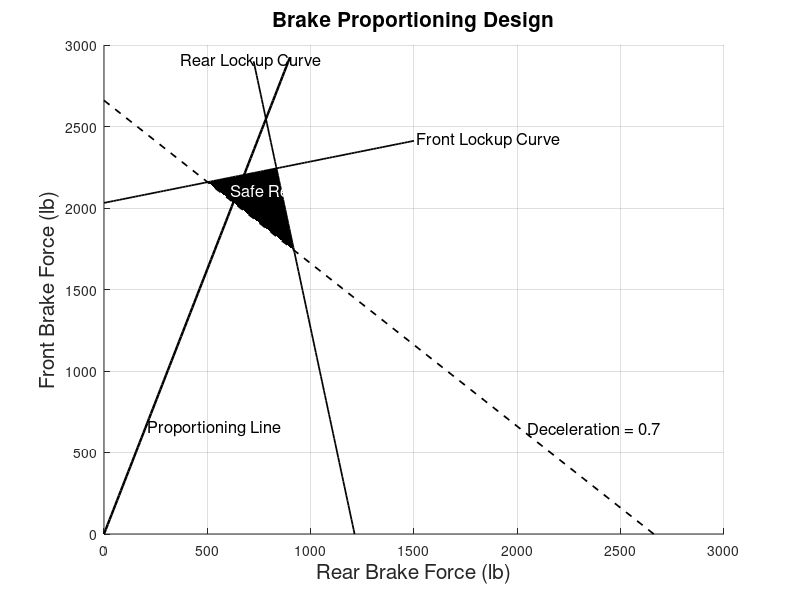

This figure's MATLAB source:
frictionCoefficient = 0.81; %dimensionless
wheelbase = 120.0; % inch
heightCG = 30.0; %inch
staticLoadFront = 2000.0; %lb
staticLoadRear = 1800.0; %lb
deceleration = 0.7; %g

weight = staticLoadFront + staticLoadRear;
b = weight * deceleration;
ratioH_to_L = heightCG / wheelbase;
mf = frictionCoefficient * ratioH_to_L / (1.0 - frictionCoefficient * ratioH_to_L);
bf = frictionCoefficient * staticLoadFront / (1.0 - frictionCoefficient * ratioH_to_L);
mrDv = -frictionCoefficient * ratioH_to_L / (1.0 + frictionCoefficient * ratioH_to_L);
brDv = frictionCoefficient * staticLoadRear / (1.0 + frictionCoefficient * ratioH_to_L);
mr = 1.0 / mrDv;
br = -brDv / mrDv;
intersectionX = (br - bf) / (mf - mr);
intersectionY = mf * intersectionX + bf;

x_front = linspace(0, 1500, 100); 
y_rear = linspace(0, 2900, 100); 
x_deceleration = linspace(0, b, 100); 
x_proportioning = linspace(0, 900, 100); 

% Front lockup curve: y = mf * x + bf
y_front = mf * x_front + bf;

% Rear lockup curve: x = mrDv * y + brDv
x_rear = mrDv * y_rear + brDv;

% Deceleration line: y = b - x
y_deceleration = b - x_deceleration;

% Proportioning line: y = (3000 / 1000) * x
y_proportioning = (3250 / 1000) * x_proportioning;

% Intersection front brake curve with deceleration line
x_intersection_front = (b - bf) / (mf + 1);
y_intersection_front = mf * x_intersection_front + bf;

% Intersection rear brake curve with deceleration line
% Solving for x: b - x = mr * x + br
x_intersection_rear = (b - br) / (1 + mr);
y_intersection_rear = mr * x_intersection_rear + br;

figure;
hold on;

plot(x_front, y_front, 'k-', 'LineWidth', 1.25);
plot(x_rear,y_rear , 'k-', 'LineWidth', 1.25);
plot(x_deceleration, y_deceleration, 'k--', 'LineWidth', 1.25);
plot(x_proportioning, y_proportioning, 'k-', 'LineWidth', 1.75);

% Fill the area between p1, p2, and p3
x_fill = [intersectionX, x_intersection_front, x_intersection_rear];
y_fill = [intersectionY, y_intersection_front, y_intersection_rear];
fill(x_fill, y_fill, 'k', 'EdgeAlpha', 0.5);

text(1510, 2420, 'Front Lockup Curve', 'FontSize', 12, 'Color', 'black');
text(370, 2900, 'Rear Lockup Curve', 'FontSize', 12, 'Color', 'black');
text(210, 650, 'Proportioning Line', 'FontSize', 12, 'Color', 'black');
text(2050, 650, 'Deceleration = 0.7', 'FontSize', 12, 'Color', 'black');
text(610, 2100, 'Safe Region', 'FontSize', 12, 'Color', 'white');

xlabel('Rear Brake Force (lb)', 'FontSize', 15);
ylabel('Front Brake Force (lb)', 'FontSize', 15);
title('Brake Proportioning Design', 'FontSize', 15, 'Color', 'black');

grid on;
hold off;